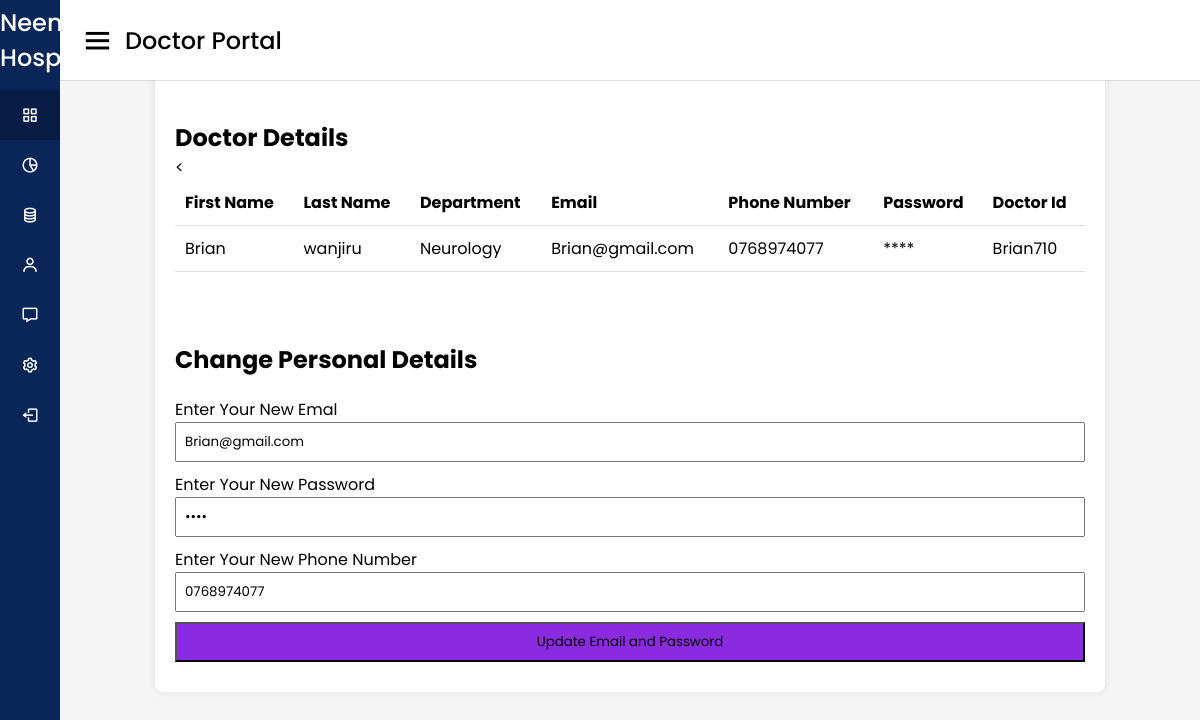
Screenshot of /doctor-profile (signed in) with the database file from the repository.
### tables this page shows
CREATE TABLE doctorTable(
				id INTEGER PRIMARY KEY AUTOINCREMENT,
				firstname TEXT,
				lastname TEXT,
				email TEXT,
				phonenumber TEXT,
				password TEXT,
				doctr_id TEXT
				, department TEXT);

### main.py (the view, shortened to what this page needs)
@app.route('/doctor-profile',methods=['GET','POST'])
def docprofile():
	if 'doctor_id' in session:
		doctor_id_ = session['doctor_id']
		conn =sqlite3.connect('neema.db')
		cursor = conn.cursor()
		cursor.execute("SELECT * FROM doctorTable WHERE  doctr_id = ?",(doctor_id_,))
		doctor =cursor.fetchone()
		conn.close()
		return render_template('docprofile.html',doctor=doctor)
	else:
		return redirect(url_for('doclogin'))

### templates/docprofile.html (shortened to what this page needs)
{% extends "doctorBase.html" %}
{% block content %}
<div class="container">
	<br><br>
	<br><br>
        <h1>Doctor Details</h1>
        <table>
            <tr>
                <th>First Name</th>
                <th>Last Name</th>
                <<th>Department</th>
                <th>Email</th>
                <th>Phone Number</th>
                <th>Password</th>
                <th>Doctor Id</th>
            </tr>
            <tr>
                <td>{{ doctor[1] }}</td>
                <td>{{ doctor[2] }}</td>
                <td>{{ doctor[7] }}</td>
                <td>{{ doctor[3] }}</td>
                <td>{{ doctor[4] }}</td>
                <td>****</td>
                <td>{{ doctor[6] }}</td>
            </tr>
        </table>
        <br><br>
        <h2> Change Personal Details </h2>
        <form method="post">
            <label for="email">Enter Your New Emal</label>
            <input type="email" id="email" name="email" value="{{ doctor[3] }}" required>
            <label for="password">Enter Your New Password</label>
            <input type="password" id="password" name="password" value="{{ doctor[5] }}" required>
            <label for="phonenumber">Enter Your New Phone Number</label>
            <input type="phonenumber" id="phonenumber" name="phonenumber" value="{{ doctor[4] }}" required>
            <button type="submit">Update Email and Password</button>
        </form>
    </div>
{% endblock %}

### static/css/docstyle.css (style rules this page uses)
* { margin: 0; padding: 0; box-sizing: border-box; font-family: 'Poppins', sans-serif; }

### templates/docprofile.html (style rules this page uses)
body { font-family: Arial, sans-serif; background-color: #f4f4f4; margin: 0 auto; }
.container { max-width: 950px; margin: 0 auto; background-color: #fff; padding: 20px; border-radius: 8px; box-shadow: 0 0 10px rgba(0, 0, 0, 0.1); }
table { width: 100%; border-collapse: collapse; margin-bottom: 20px; }
th, td { padding: 10px; text-align: left; border-bottom: 1px solid #ddd; }
form { margin-top: 20px; }
input, button { margin-bottom: 10px; padding: 8px; width: 100%; box-sizing: border-box; }
button { background-color: blueviolet; }

### rows the page displays
doctorTable: firstname "Brian", lastname "wanjiru", department "Neurology", email "Brian@gmail.com", phonenumber "0768974077", doctr "Brian710"
